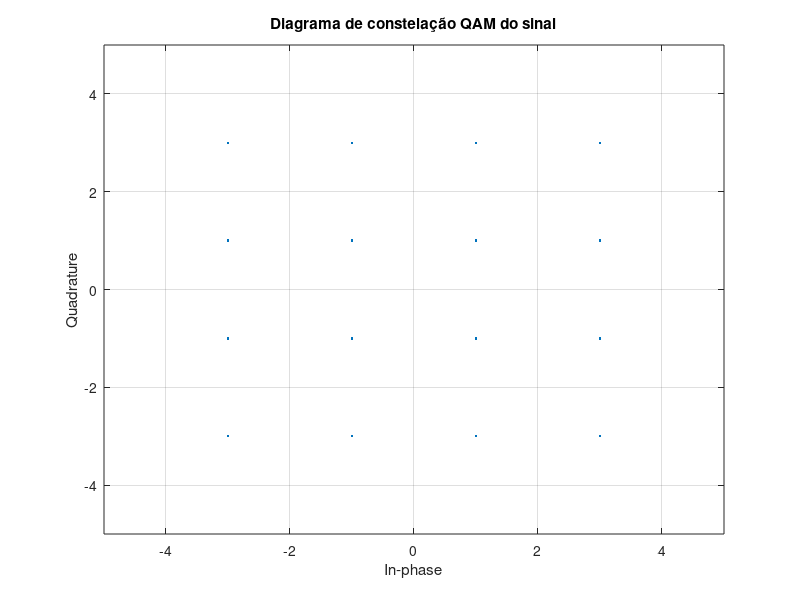
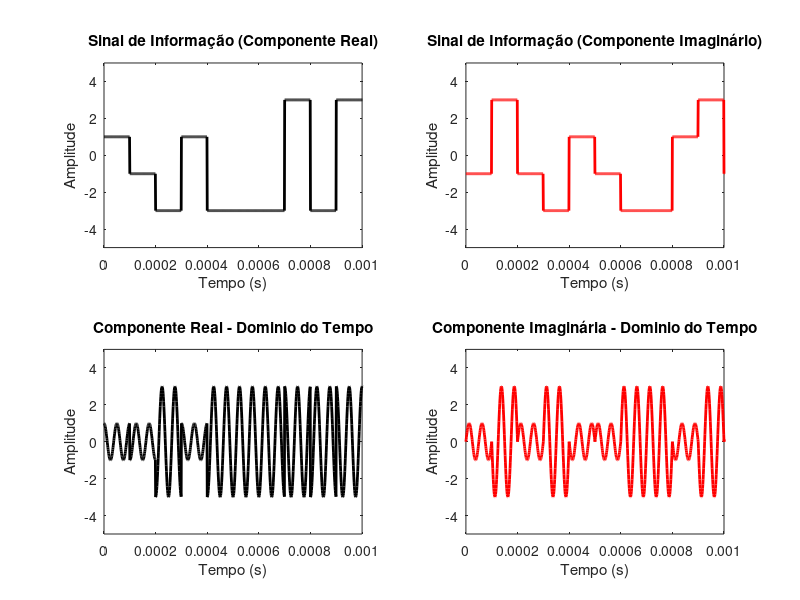
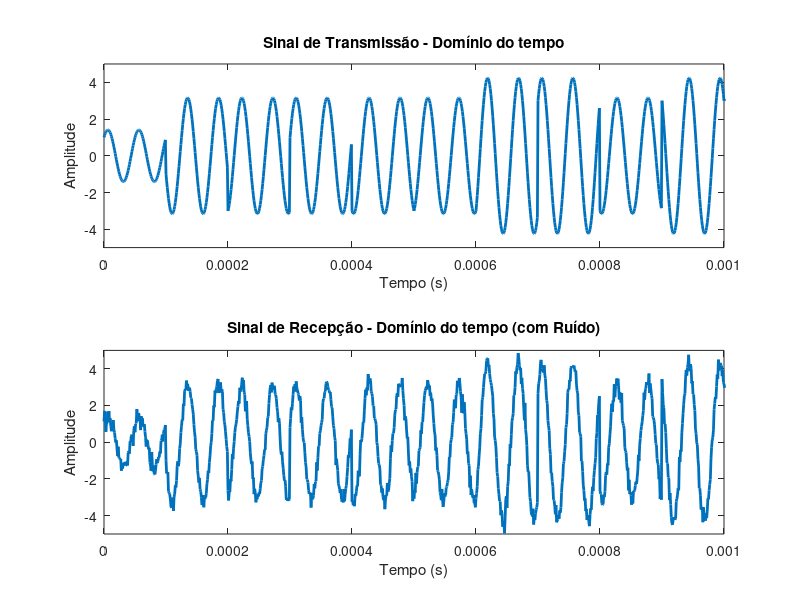
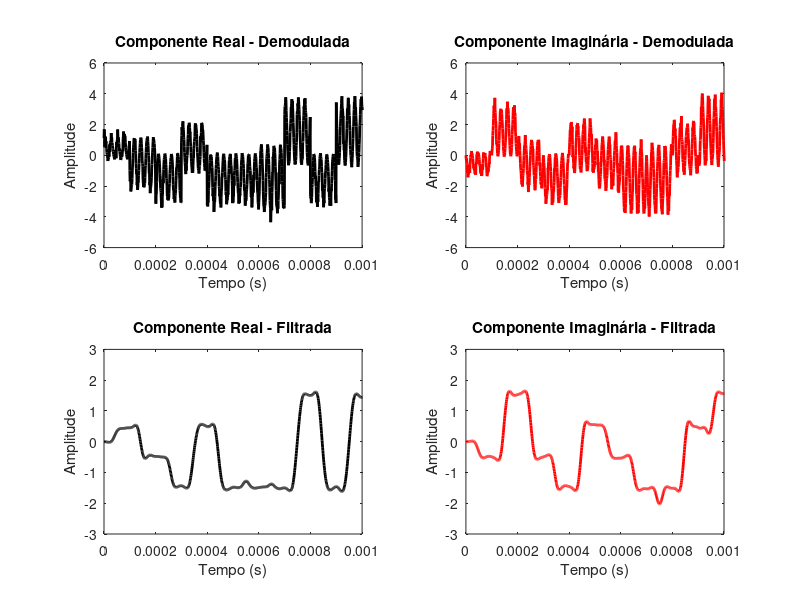

MATLAB code for these plots, in order:
%% Inicializando pacotes necessários: 
clc; close all; clear all;
pkg load communications;

% Definindo o n° de símbolos QAM
M = 16; 

% Definindo o fator de upsampling
n = 100;

% Definindo a taxa de bits de TX
Rb = 1e4; 

% Definindo o período de bit
Tb = 1 / Rb; 

% Definindo á frequência de amostragem
Fs = Rb * n; 

% Definindo á Frequência de portadora
fc = Fs / 50;

% Definindo o Período de amostragem: 
Ts = 1 / Fs; 

% Definindo o SNR do sinal de transmissão: 
SNR = 12;

% Definindo o filtro FIR passa-baixa para a recepção:
filtro_passa_baixa = fir1(100, fc/(Fs/2)); 

% Criando o vetor de dados: 
Vector_length = 1000; 
info = randi([0 M-1], 1, Vector_length); 


% ==============================================================
% Modulação QAM:

% Modulando o sinal em QAM:
info_mod = qammod(info, M);

% Fazendo o plot do sinal modulado:
scatterplot(info_mod);
title('Diagrama de constelação QAM do sinal');
xlim([-5 5]);
ylim([-5 5]);
grid on;

info_r_real = real(info_mod);
info_i_imag = imag(info_mod);

% Criando o vetor de tempo com base no comprimento da informação:
t = [0:Ts:(length(info_r_real) * Tb - Ts)]; 

% ==============================================================
% Upsample do sinal: 

% Criando um filtro NRZ para realizar o upsample do sinal: 
filtro_NRZ = ones(1, n);
info_r_real_up = upsample(info_r_real, n); % Upsampling
info_r_real_tx = filter(filtro_NRZ, 1, info_r_real_up); % Filtragem

% Realizando o plot no dominio do tempo: 
figure;
subplot(221);
plot(t(1:length(info_r_real_tx)), info_r_real_tx, 'LineWidth', 2, 'Color', 'k');
title('Sinal de Informação (Componente Real)');
xlabel('Tempo (s)');
ylabel('Amplitude');
xlim([0 10 * Tb]);
ylim([-5 5]);

info_i_imag_up = upsample(info_i_imag, n); % Upsampling
info_i_imag_tx = filter(filtro_NRZ, 1, info_i_imag_up); % Filtragem

subplot(222);
plot(t(1:length(info_i_imag_tx)), info_i_imag_tx, 'LineWidth', 2, 'Color', 'r');
title('Sinal de Informação (Componente Imaginário)');
xlabel('Tempo (s)');
ylabel('Amplitude');
xlim([0 10 * Tb]);
ylim([-5 5]);

% ==============================================================
% Modulando para transmissão:

% Criando portadora Cosseno:
cos_carrier = cos(2 * pi * fc * t(1:length(info_r_real_tx)));
info_real_tx = info_r_real_tx .* cos_carrier;

% Criando portadora Seno:
sen_carrier = -sin(2 * pi * fc * t(1:length(info_i_imag_tx)));
info_imag_tx = info_i_imag_tx .* sen_carrier;

subplot(223);
plot(t(1:length(info_real_tx)), info_real_tx, 'LineWidth', 2, 'Color', 'k');
title('Componente Real - Dominio do Tempo');
xlabel('Tempo (s)');
ylabel('Amplitude');
xlim([0 10 * Tb]);
ylim([-5 5]);

subplot(224);
plot(t(1:length(info_imag_tx)), info_imag_tx, 'LineWidth', 2, 'Color', 'r');
title('Componente Imaginária - Dominio do Tempo');
xlabel('Tempo (s)');
ylabel('Amplitude');
xlim([0 10 * Tb]);
ylim([-5 5]);

% ==============================================================
% Criando o sinal de transmissão:

sinal_tx = info_real_tx + info_imag_tx;

figure;
subplot(211);
plot(t(1:length(sinal_tx)), sinal_tx, 'LineWidth', 2);
title('Sinal de Transmissão - Domínio do tempo');
xlabel('Tempo (s)');
ylabel('Amplitude');
xlim([0 10 * Tb]);
ylim([-5 5]);

% Adicionando ruído ao sinal transmitido
sinal_recebido = awgn(sinal_tx, SNR);

subplot(212);
plot(t(1:length(sinal_recebido)), sinal_recebido, 'LineWidth', 2);
title('Sinal de Recepção - Domínio do tempo (com Ruído)');
xlabel('Tempo (s)');
ylabel('Amplitude');
xlim([0 10 * Tb]);
ylim([-5 5]);

% ==============================================================
% Demodulação do sinal de recepção:

% Ajuste do vetor de tempo:
t_rx = [0:Ts:(length(sinal_recebido) - 1) * Ts];

% Demodulando o sinal em fase e quadratura:
info_real_rx = sinal_recebido .* cos(2 * pi * fc * t_rx);
info_imag_rx = sinal_recebido .* (-sin(2 * pi * fc * t_rx));

figure;
subplot(221);
plot(t_rx(1:length(info_real_rx)), info_real_rx, 'LineWidth', 2, 'Color', 'k');
title('Componente Real - Demodulada');
xlabel('Tempo (s)');
ylabel('Amplitude');
xlim([0 10 * Tb]);

subplot(222);
plot(t_rx(1:length(info_imag_rx)), info_imag_rx, 'LineWidth', 2, 'Color', 'r');
title('Componente Imaginária - Demodulada');
xlabel('Tempo (s)');
ylabel('Amplitude');
xlim([0 10 * Tb]);

% ==============================================================
% Filtrando o sinal demodulado:

% Filtrando o sinal recebido em fase e quadratura:
info_real_rx_filtered = filter(filtro_passa_baixa, 1, info_real_rx);
info_imag_rx_filtered = filter(filtro_passa_baixa, 1, info_imag_rx);

subplot(223);
plot(t_rx(1:length(info_real_rx_filtered)), info_real_rx_filtered, 'LineWidth', 2, 'Color', 'k');
title('Componente Real - Filtrada');
xlabel('Tempo (s)');
ylabel('Amplitude');
xlim([0 10 * Tb]);

subplot(224);
plot(t_rx(1:length(info_imag_rx_filtered)), info_imag_rx_filtered, 'LineWidth', 2, 'Color', 'r');
title('Componente Imaginária - Filtrada');
xlabel('Tempo (s)');
ylabel('Amplitude');
xlim([0 10 * Tb]);

% ==============================================================
% Realizando o downsampling do sinal:

% Remover o excesso de amostras:
info_real_rx_down = downsample(info_real_rx_filtered, n);
info_imag_rx_down = downsample(info_imag_rx_filtered, n);

info_real_rx_down = info_real_rx_down(ceil(n/2):end);
info_imag_rx_down = info_imag_rx_down(ceil(n/2):end);

% Reconstruindo o sinal QAM transmitido:
info_rx = info_real_rx_down + 1i * info_imag_rx_down;

figure;
subplot(211);
plot(t(1:length(info_real_tx)), info_real_tx, 'LineWidth', 2, 'Color', 'b');
hold on;
plot(t_rx(1:length(info_real_rx_filtered)), info_real_rx_filtered, 'LineWidth', 2);
title('Componente Real do Sinal Recebido');
xlabel('Tempo (s)');
ylabel('Amplitude');
legend('Transmitida', 'Recebida (Após Filtragem)');
xlim([0 10 * Tb]);
ylim([-5 5]);

subplot(212);
plot(t(1:length(info_imag_tx)), info_imag_tx, 'LineWidth', 2, 'Color', 'b');
hold on;
plot(t_rx(1:length(info_imag_rx_filtered)), info_imag_rx_filtered, 'LineWidth', 2);
title('Componente Imaginária do Sinal Recebido');
xlabel('Tempo (s)');
ylabel('Amplitude');
legend('Transmitida', 'Recebida (após Filtragem)');
xlim([0 10 * Tb]);
ylim([-5 5]);

% ==============================================================
% Plotando o sinal QAM Transmitido e Recebido:

scatterplot(info_mod);
title('Diagrama de Constelação - Sinal TX');
xlim([-5 5]);
ylim([-5 5]);
grid on;

scatterplot(info_rx);
title('Diagrama de Constelação - Sinal RX');
xlim([-5 5]);
ylim([-5 5]);
grid on;
